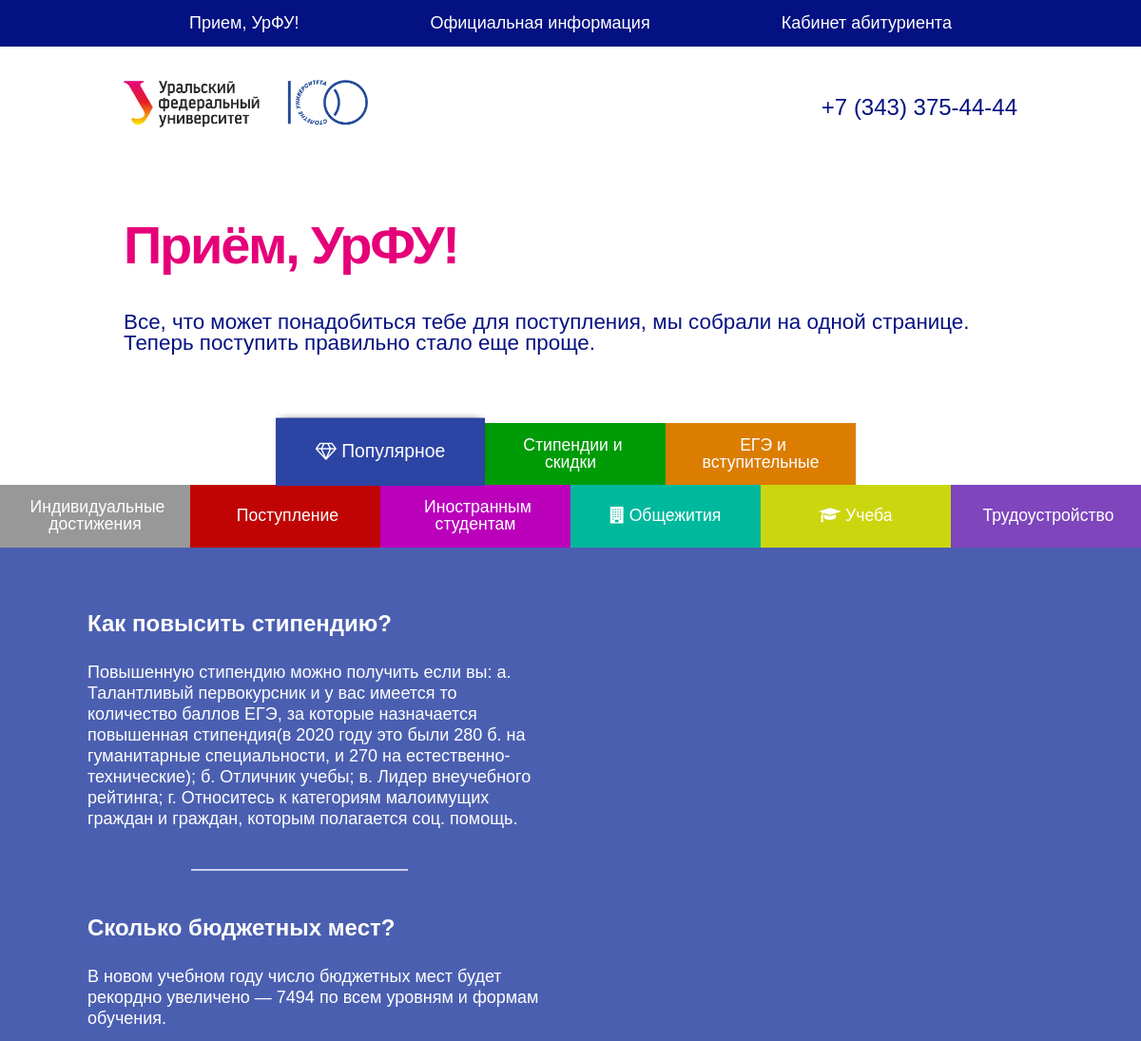
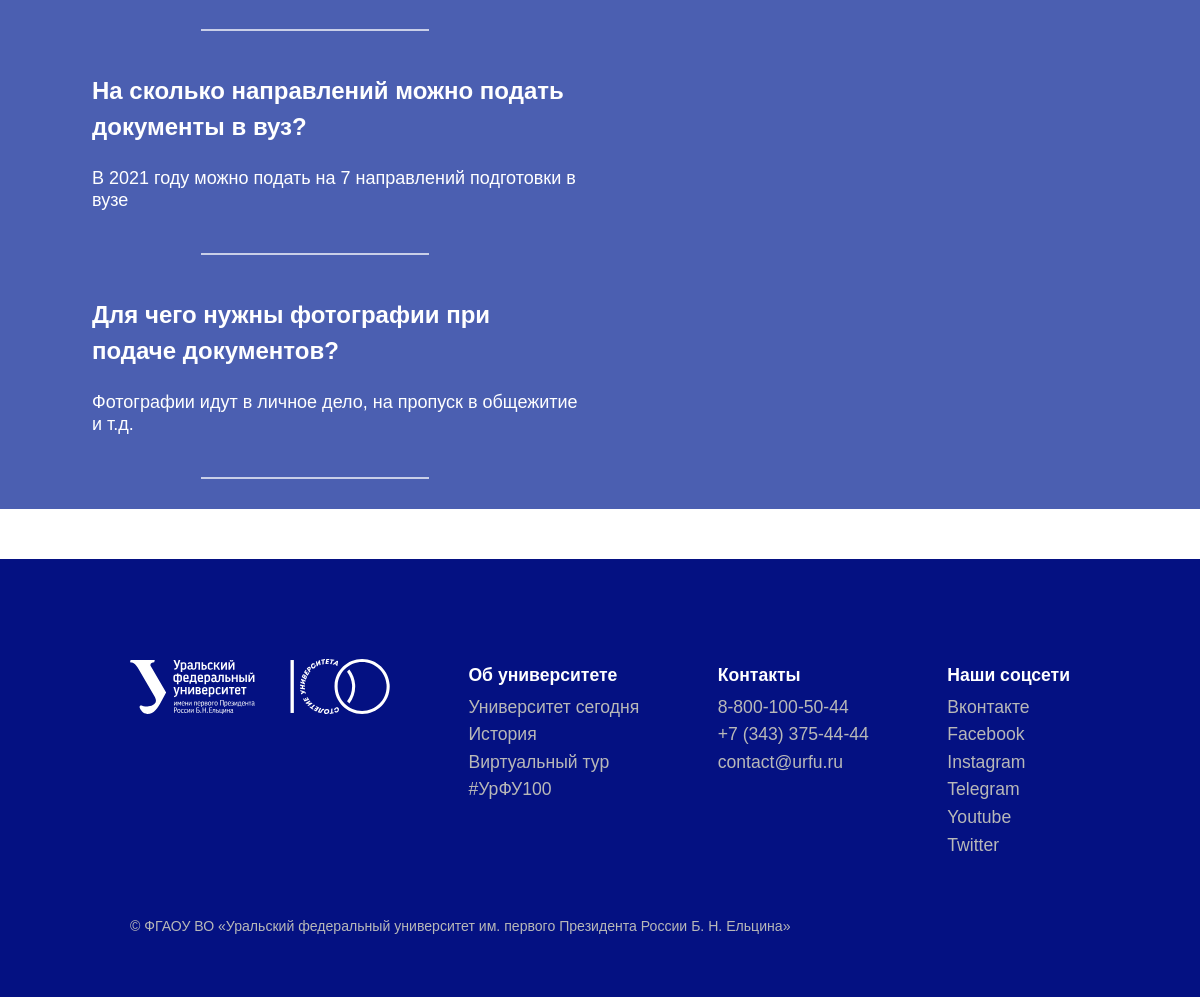
The page / on the database its author committed (2 pictures, top to bottom).
### dbase.py (models this page shows, shortened)
class Categories(db.Model):
    id = db.Column(db.Integer, primary_key = True)
    name = db.Column(db.String(100), nullable=False)
    priority = db.Column(db.Integer, nullable=False)
    icon_name = db.Column(db.String(30))
    color = db.Column(db.String(7))

class Questions(db.Model):      # __tablename__ = 'posts'
    id = db.Column(db.Integer, primary_key = True)
    question = db.Column(db.String(1000), nullable=False)
    clear_question = db.Column(db.String(1000))
    answer = db.Column(db.Text, nullable = False)
    cat_id = db.Column(db.Integer, db.ForeignKey('categories.id'))
    priority = db.Column(db.Integer, nullable=False)
    is_popular = db.Column(db.Boolean, default = False)
    popular_priority = db.Column(db.Integer, default = 0)

### website/website.py (the view)
@website.route('/')
def index():
    try:
        categories = Categories.query
        questions = Questions.query
    except NameError:
        return "Ошибка чтения из БД"
    result_list = []
    num = 0
    popular_qa_list_assembly = []
    for popular_qa in questions.filter(Questions.is_popular).order_by(Questions.popular_priority):
        category = categories.get(popular_qa.cat_id)
        if category is not None:
            popular_qa_list_assembly += [(popular_qa, category.icon_name)]
    result_popular_list = (categories.get(0), popular_qa_list_assembly)
    for category in reversed(categories.filter(Categories.id != 0).order_by(Categories.priority).all()):
        qa_list = questions.filter(Questions.cat_id == category.id).order_by(Questions.priority)
        result_list += [(num, category, qa_list)]
        num = num + 1
    return render_template('website/index.html', result_list=result_list, result_popular_list=result_popular_list)

### website/templates/website/index.html (shortened to what this page needs)
<!DOCTYPE html>
<html class="js no-touch" lang="ru"><head>
	<link rel="stylesheet" href="{{ url_for('static', filename='libraries/css/bootstrap-reboot.min.css') }}">
	<link rel="stylesheet" href="{{ url_for('.static', filename='css/style.css') }}">
	<link rel="stylesheet" href="{{ url_for('static', filename='libraries/css/font-awesome.min.css') }}">
</head>
<body class="language_ru ">
	<div class="site">
		<nav class="user-menu-wrapper">
			<ul class="nav_wrapper container">
				<li class="nav_item"><a href="#">Прием, УрФУ!</a></li>
				<li class="nav_item"><a href="#">Официальная информация</a></li>
				<li class="nav_item"><a href="#">Кабинет абитуриента</a></li>
			</ul>
		</nav>
		<header class="header-custom">
			<div class="container flex navbar">
				<a href="https://urfu.ru/priemurfu" class="logo">
					<img src="{{ url_for('.static', filename='img/UrFULogo_Russian.png') }}" height="50">
				</a>
				<a href="tel:+73433754444" class="header-phone">+7 (343) 375-44-44</a>
			</div>
		</header>
		<section class="hero">
			<div class="container">
				<div class="hero-text">
					<h1 class="hero-heading">Приём, УрФУ!</h1>
					<p class="hero-paragraph">Все, что может понадобиться тебе
						для&nbsp;поступления, мы собрали на&nbsp;одной странице. Теперь
					поступить правильно стало еще проще.</p>
				</div>
			</div>
		</section>
		<section class="faq">
			<div class="tabs-menu flex">
				{% for category in result_list %}
				<button onclick="showPanel({{ category[0] }})" style="background-color: {{ category[1].color }};">
					<i class="fa {{ category[1].icon_name }}" aria-hidden="true"></i>
					{{ category[1].name }}
				</button>
				{% endfor %}
				<button onclick="showPanel({{ result_list | length }})" class="current" style="background-color: {{ result_popular_list[0].color }};">
					<i class="fa {{ result_popular_list[0].icon_name }}" aria-hidden="true"></i>
					{{ result_popular_list[0].name }}
				</button>
			</div>
			<div class="tab-content" style="background-color: {{ result_popular_list[0].color }};">
				<div class="tab-content-container">
					{% for qa in result_popular_list[1] %}
					<div class="qa_item">
						<div class="qa_item_container">
							<div class="qa_icon">
							</div>
							<div class="qa_content">
								<div class="qa_question">
									{{ qa[0].question }}
								</div>
								<div class="qa_answer">
									{{ qa[0].answer | safe }}
								</div>
							</div>
						</div>
						<div class="item_separator"></div>
					</div>
					{% endfor %}
				</div>
			</div>
		</section>
		<section class="footer-custom">
			<div class="container">
				<div class="footer-menu">
					<a href="https://urfu.ru/" target="_blank" class="footer-logo"><img src="{{ url_for('.static', filename='svg/UrFULogo100White.svg') }}" loading="lazy" alt="" width="260"></a>
					<div class="footer-column">
						<h3 class="footer-label">Об университете</h3>
						<ul class="footer-list">
							<li><a href="https://urfu.ru/ru/about/today/" target="_blank" class="footer-link">Университет
							сегодня</a></li>
							<li><a href="https://urfu.ru/ru/about/history/" class="footer-link">История</a><a href="https://urfu.ru/ru/about/online-museum/" target="_blank" class="footer-link">Виртуальный тур</a></li>
							<li><a href="https://100.urfu.ru/" target="_blank" class="footer-link">#УрФУ100</a></li>
						</ul>
					</div>
					<div class="footer-column">
						<h3 class="footer-label">Контакты</h3>
						<ul class="footer-list">
							<li><a href="tel:88001005044" class="footer-link">8-800-100-50-44</a><a href="tel:+73433754444" class="footer-link">+7
							(343) 375-44-44</a><a href="mailto:contact@urfu.ru" class="footer-link">contact@urfu.ru</a></li>
						</ul>
					</div>
					<div class="footer-column">
						<h3 class="footer-label">Наши соцсети</h3>
						<ul class="footer-list">
							<li>
								<a href="https://vk.com/ural.federal.university" target="_blank" class="footer-link">Вконтакте</a>
								<a href="https://www.facebook.com/ural.federal.university" target="_blank" class="footer-link">Facebook</a>
								<a href="https://www.instagram.com/urfu.ru/" target="_blank" class="footer-link">Instagram</a>
								<a href="https://t.me/urfu_ru" target="_blank" class="footer-link">Telegram</a>
								<a href="https://www.youtube.com/user/stvTVIST" target="_blank" class="footer-link">Youtube</a>
								<a href="https://twitter.com/urfu" target="_blank" class="footer-link">Twitter</a>
							</li>
						</ul>
					</div>
				</div>
				<div class="subfooter">© ФГАОУ ВО «Уральский федеральный университет им. первого Президента России Б. Н. Ельцина»</div>
			</div>
		</section>
	</div>
</body>
</html>

### website/static/css/style.css (style rules this page uses)
a, body, div, h1, h3, header, html, img, li, p, section, ul { margin: 0; padding: 0; border: 0; font-size: 100%; vertical-align: baseline }
.hero-paragraph { line-height: 1; }
header, section { display: block }
.site { margin: 0 auto }
button { border: none; color: #fff; text-decoration: none; display: inline-block; }
.site { min-height: 100% }
body { font-family: 'Arial', sans-serif !important; background: #fff; color: #041182; }
h1, h3 { font-family: 'Arial', sans-serif !important; color: rgba(229, 0, 121, 1); margin: 0; font-weight: bold; }
h1 { line-height: 44px; margin-bottom: 0.5em; }
ul { margin-left: 0; list-style-type: none; }
header a { color: rgba(4, 17, 130, 1); text-decoration: none; }
section { padding: 50px 0; }
.container { max-width: 940px; margin-left: auto; margin-right: auto; }
.flex { display: flex; }
.navbar { justify-content: space-between; align-items: center; padding: 25px 0; }
.header-phone { font-size: 1.5em; }
.hero { padding-bottom: 0; }
.hero-heading { font-size: 3.5em; font-weight: 600; letter-spacing: -0.04em; padding: 20px 0; }
.hero-paragraph { font-size: 1.4em; margin-bottom: 1em; font-weight: 400; }
.tabs-menu { width: 100%; flex-wrap: wrap-reverse; flex-direction: row-reverse; justify-content: center; }
.tabs-menu button { max-width: calc(100% / 6); min-width: calc(100% / 6); line-height: 1em; font-size: 1.1em; padding: 15px 20px; text-align: center; min-height: 65px; outline:none !important; }
button.current { transform: scale(1.1) translateY(-2px); z-index: 2; box-shadow: 0 -2px 8px -5px black; }
.footer-custom { padding: 100px 0 60px; background-color: #041182; color: #23286b; font-size: 1.1em; }
.footer-menu { display: -webkit-box; display: -webkit-flex; display: -ms-flexbox; display: flex; margin-bottom: 52px; -webkit-box-pack: justify; -webkit-justify-content: space-between; -ms-flex-pack: justify; justify-content: space-between; color: #fff; text-align: left; flex-wrap: wrap; }
.footer-label { margin-top: 0px; margin-bottom: 8px; font-size: 1em; color: white; line-height: 32px; }
.footer-link { display: block; margin-bottom: 10px; color: #b8b8b8; text-decoration: none; line-height: 1em; }
.footer-logo { height: 100%; margin-bottom: 50px; }
.subfooter { color: #b8b8b8; font-size: 0.8em; text-align: left; }
nav { width: 100%; background-color: #041182; margin-bottom: 10px; }
.nav_wrapper { list-style-type: none; display: flex; justify-content: space-around; padding: 11px 0; }
.nav_item a { text-decoration: none; color: white; font-size: 18px; }
.tab-content { color: #fff; padding-top: 20px; display: block; opacity: 0.85; padding-bottom: 30px; }
.tab-content-container { width: 100%; margin-right: auto; margin-left: auto; max-width: 1140px; }
.user-menu-wrapper { display: none; }
@media (min-width: 1024px) { .user-menu-wrapper { display: block; } }
html { overflow-x: hidden; }

### rows shown on the page
Categories: name "Трудоустройство"
Categories: name "Учеба"
Categories: name "Общежития"
Categories: name "Иностранным студентам"
Categories: name "Поступление", question "На сколько направлений можно подать документы в вуз?", answer "В 2021 году можно подать на 7 направлений подготовки в вузе", question "Для чего нужны фотографии при подаче документов?", answer "Фотографии идут в личное дело, на пропуск в общежитие и т.д."
Categories: name "Индивидуальные достижения"
Categories: name "ЕГЭ и вступительные"
Categories: name "Стипендии и скидки"
Categories: name "Популярное"
Questions: question "Как повысить стипендию?", answer "Повышенную стипендию можно получить если вы: а. Талантливый первокурсник и у вас имеется то количество баллов ЕГЭ, за которые назначается повышенная стипендия(в 2020 году это были 280 б. на гуманитарные специальности, и 270 на естественно-технические); б. Отличник учебы; в. Лидер внеучебного рейтинга; г. Относитесь к категориям малоимущих граждан и граждан, которым полагается соц. помощь."
Questions: question "Сколько бюджетных мест?", answer "В новом учебном году число бюджетных мест будет рекордно увеличено — 7494 по всем уровням и формам обучения."
